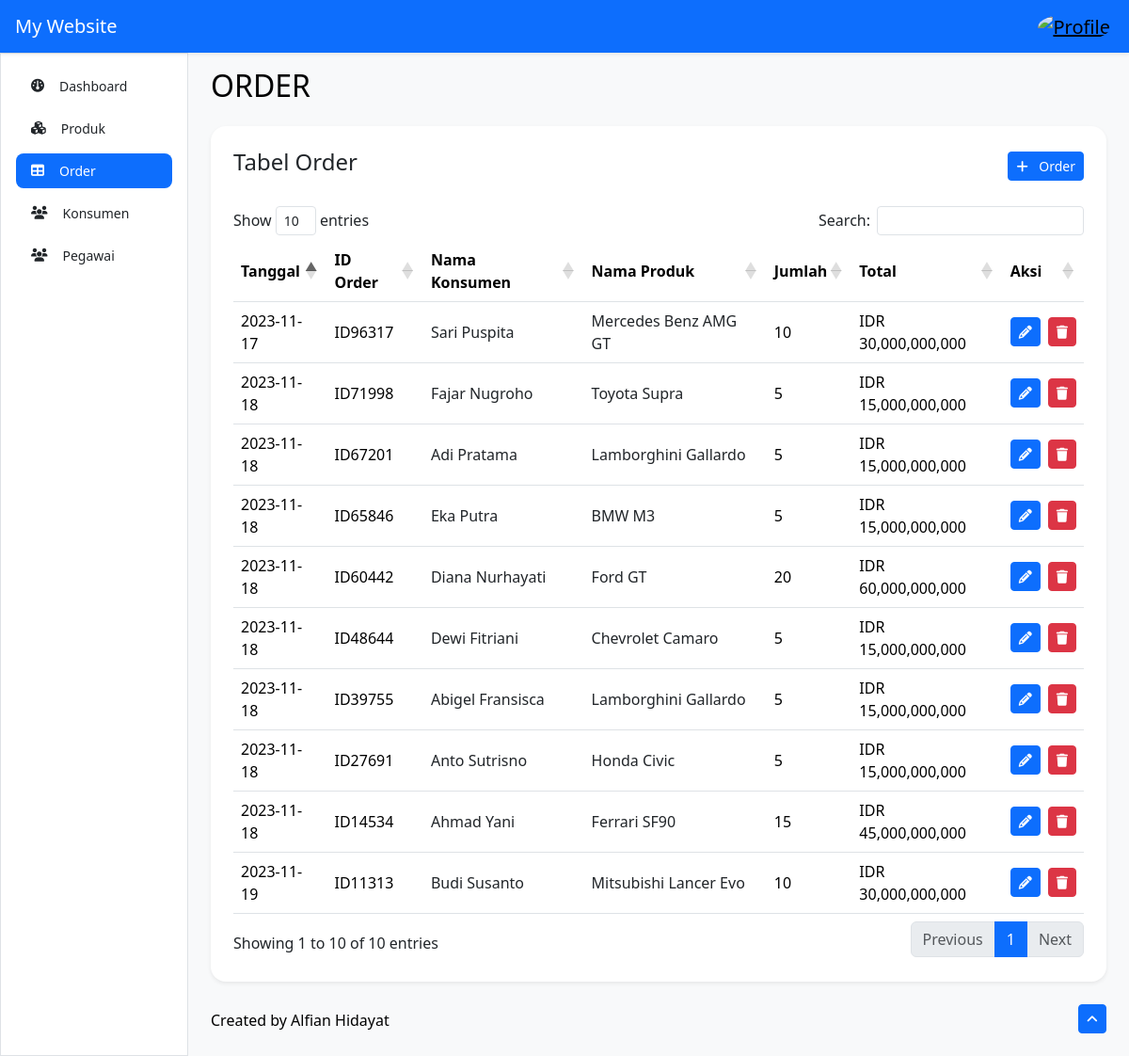
The app's page /order-data.php, older data.
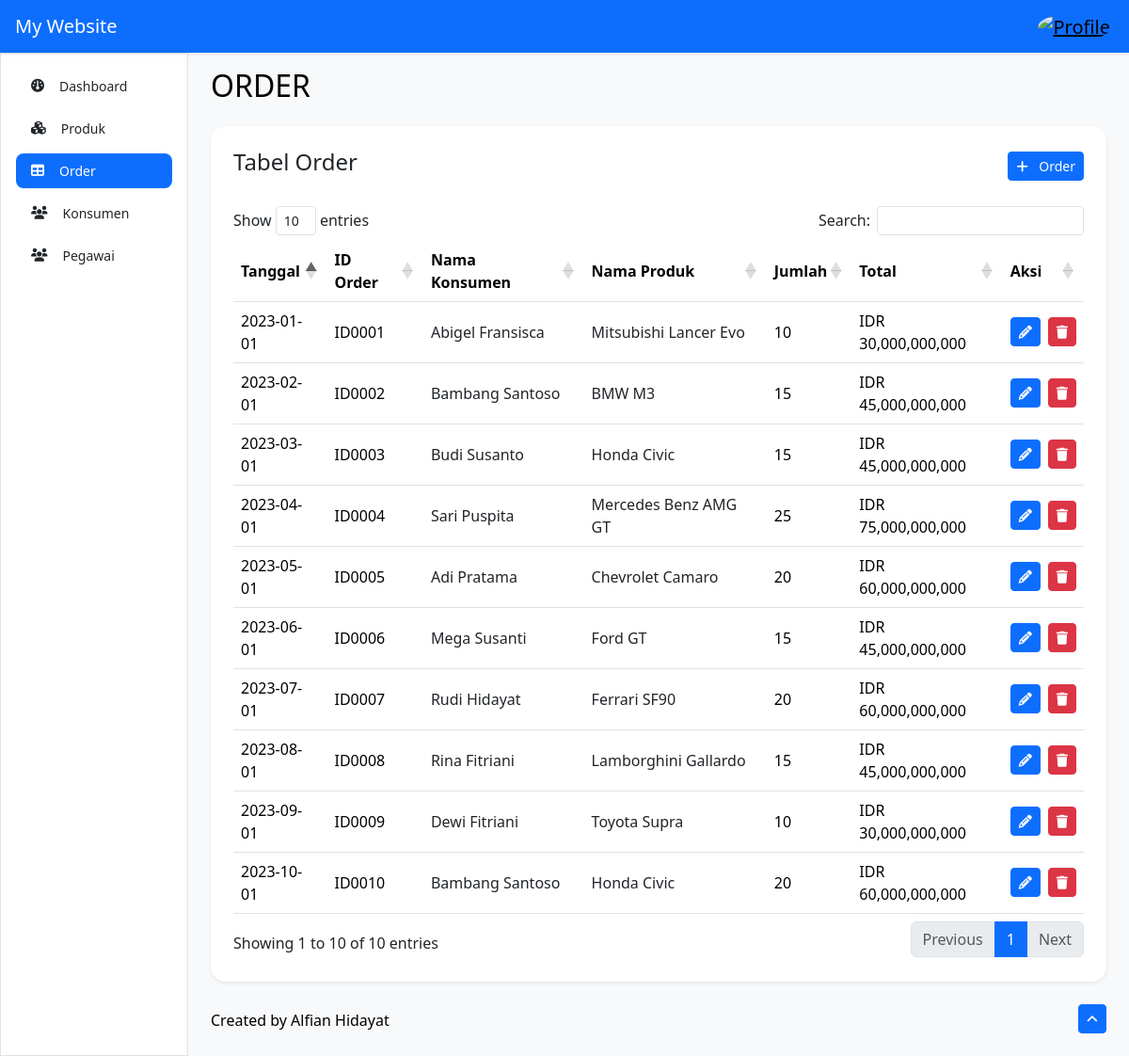
The same page, newer data.
### tables this page shows
CREATE TABLE `tb_order` (
  `id_order` varchar(50) NOT NULL,
  `nik_konsumen` varchar(16) NOT NULL,
  `id_produk` varchar(50) NOT NULL,
  `jumlah_pesanan` int(11) NOT NULL,
  `tanggal_order` date NOT NULL
);

CREATE TABLE `tb_konsumen` (
  `nik` varchar(16) NOT NULL,
  `nama` varchar(35) NOT NULL,
  `tempat_lahir` varchar(50) NOT NULL,
  `tanggal_lahir` date NOT NULL,
  `jenis_kelamin` varchar(1) NOT NULL,
  `telepon` varchar(13) NOT NULL,
  `foto` varchar(50) NOT NULL
);

CREATE TABLE `tb_produk` (
  `id_produk` varchar(50) NOT NULL,
  `nama_produk` varchar(255) NOT NULL,
  `merk` varchar(50) NOT NULL,
  `tipe` varchar(50) NOT NULL,
  `harga` bigint(20) NOT NULL,
  `stok` int(11) NOT NULL,
  `deskripsi` text NOT NULL,
  `foto` varchar(255) NOT NULL
);

### order-data.php (the view, shortened to what this page needs)
<?php
include 'template/_header.php';
?>
<main class="col-md-9 ms-sm-auto col-lg-10 px-md-4">
    <div class="d-flex justify-content-between flex-wrap flex-md-nowrap align-items-center py-3">
        <h2 class="h2">ORDER</h2>
    </div>
    <div class="card rounded-4 border-0 shadow-sm">
        <div class="card-body p-4">
            <div class="row">
                <div class="col">
                    <div class="d-flex justify-content-between align-items-center mb-4">
                        <h4 class="h4">Tabel Order</h4>
                        <a href="order-create.php" class="btn btn-primary btn-sm"><i class="fa-solid fa-plus"></i>
                            <span class="ms-2 d-none d-lg-inline">Order</span>
                        </a>
                    </div>
                    <div class="table-responsive">
                        <table class="table table-hover" id="example">
                            <thead>
                                <tr class="align-middle">
                                    <th scope="col">Tanggal</th>
                                    <th scope="col">ID Order</th>
                                    <th scope="col">Nama Konsumen</th>
                                    <th scope="col">Nama Produk</th>
                                    <th scope="col">Jumlah</th>
                                    <th scope="col">Total</th>
                                    <th scope="col">Aksi</th>
                                </tr>
                            </thead>
                            <tbody>
                                <?php
                                include 'template/_connection.php';
                                $sql = "SELECT * FROM tb_order AS o
                                        LEFT JOIN tb_konsumen AS k ON o.nik_konsumen = k.nik
                                        LEFT JOIN tb_produk AS p ON o.id_produk = p.id_produk
                                        ORDER BY o.tanggal_order DESC";
                                $order = mysqli_query($db, $sql);
                                while ($result = mysqli_fetch_array($order)) {
                                    $total_harga = $result['jumlah_pesanan'] * $result['harga'];
                                ?>
                                    <tr class="align-middle">
                                        <td><?= $result['tanggal_order']; ?></td>
                                        <td><?= $result['id_order']; ?></td>
                                        <td>
                                            <a href="customer-detail.php?nik=<?= $result['nik_konsumen']; ?>" class="link-dark link-offset-2 link-offset-3-hover link-underline link-underline-opacity-0 link-underline-opacity-75-hover"><?= $result['nama']; ?></a>
                                        </td>
                                        <td>
                                            <a href="product-detail.php?id_produk=<?= $result['id_produk']; ?>" class="link-dark link-offset-2 link-offset-3-hover link-underline link-underline-opacity-0 link-underline-opacity-75-hover"><?= $result['nama_produk']; ?></a>
                                        </td>
                                        <td><?= $result['jumlah_pesanan']; ?></td>
                                        <td><?= "IDR " . number_format($total_harga, 0, "", ","); ?></td>
                                        <td>
                                            <div class="d-flex flex-row gap-2">
                                                <a href="order-edit.php?id_order=<?= $result['id_order']; ?>" class="btn btn-primary btn-sm"><i class="fa-solid fa-pencil"></i></a>
                                                <a href="order-delete.php?id_order=<?= $result['id_order']; ?>" class="btn btn-danger btn-sm" onclick="return confirm('Data akan dihapus?')"><i class="fa-solid fa-trash"></i></a>
                                            </div>
                                        </td>
                                    </tr>
                                <?php
                                }; ?>
                            </tbody>
                        </table>
                    </div>
                </div>
            </div>
        </div>
    </div>
    <footer class="py-4">
        <div class="d-flex flex-wrap justify-content-between align-items-center">
            <span class="fw-medium mt-1">Created by Alfian Hidayat</span>
            <a href="#" class="btn btn-sm btn-primary"><i class="fa-solid fa-angle-up"></i></a>
        </div>
    </footer>
</main>
<?php include 'template/_footer.php'; ?>

Row changes from the older to the newer data that the page shows:
removed tb_order: tanggal_order "2023-11-19", id_order "ID11313", nik_konsumen.nama "Budi Susanto", id_produk.nama_produk "Mitsubishi Lancer Evo", jumlah_pesanan "10", jumlah_pesanan.harga "30,000,000,000"
removed tb_order: tanggal_order "2023-11-18", id_order "ID71998", nik_konsumen.nama "Fajar Nugroho", id_produk.nama_produk "Toyota Supra", jumlah_pesanan "5", jumlah_pesanan.harga "15,000,000,000"
removed tb_order: tanggal_order "2023-11-18", id_order "ID67201", nik_konsumen.nama "Adi Pratama", id_produk.nama_produk "Lamborghini Gallardo", jumlah_pesanan "5", jumlah_pesanan.harga "15,000,000,000"
removed tb_order: tanggal_order "2023-11-18", id_order "ID65846", nik_konsumen.nama "Eka Putra", id_produk.nama_produk "BMW M3", jumlah_pesanan "5", jumlah_pesanan.harga "15,000,000,000"
removed tb_order: tanggal_order "2023-11-18", id_order "ID60442", nik_konsumen.nama "Diana Nurhayati", id_produk.nama_produk "Ford GT", jumlah_pesanan "20", jumlah_pesanan.harga "60,000,000,000"
removed tb_order: tanggal_order "2023-11-18", id_order "ID48644", nik_konsumen.nama "Dewi Fitriani", id_produk.nama_produk "Chevrolet Camaro", jumlah_pesanan "5", jumlah_pesanan.harga "15,000,000,000"
removed tb_order: tanggal_order "2023-11-18", id_order "ID39755", nik_konsumen.nama "Abigel Fransisca", id_produk.nama_produk "Lamborghini Gallardo", jumlah_pesanan "5", jumlah_pesanan.harga "15,000,000,000"
removed tb_order: tanggal_order "2023-11-18", id_order "ID27691", nik_konsumen.nama "Anto Sutrisno", id_produk.nama_produk "Honda Civic", jumlah_pesanan "5", jumlah_pesanan.harga "15,000,000,000"
removed tb_order: tanggal_order "2023-11-18", id_order "ID14534", nik_konsumen.nama "Ahmad Yani", id_produk.nama_produk "Ferrari SF90", jumlah_pesanan "15", jumlah_pesanan.harga "45,000,000,000"
removed tb_order: tanggal_order "2023-11-17", id_order "ID96317", nik_konsumen.nama "Sari Puspita", id_produk.nama_produk "Mercedes Benz AMG GT", jumlah_pesanan "10", jumlah_pesanan.harga "30,000,000,000"
added tb_order: tanggal_order "2023-10-01", id_order "ID0010", nik_konsumen.nama "Bambang Santoso", id_produk.nama_produk "Honda Civic", jumlah_pesanan "20", jumlah_pesanan.harga "60,000,000,000"
added tb_order: tanggal_order "2023-09-01", id_order "ID0009", nik_konsumen.nama "Dewi Fitriani", id_produk.nama_produk "Toyota Supra", jumlah_pesanan "10", jumlah_pesanan.harga "30,000,000,000"
added tb_order: tanggal_order "2023-08-01", id_order "ID0008", nik_konsumen.nama "Rina Fitriani", id_produk.nama_produk "Lamborghini Gallardo", jumlah_pesanan "15", jumlah_pesanan.harga "45,000,000,000"
added tb_order: tanggal_order "2023-07-01", id_order "ID0007", nik_konsumen.nama "Rudi Hidayat", id_produk.nama_produk "Ferrari SF90", jumlah_pesanan "20", jumlah_pesanan.harga "60,000,000,000"
added tb_order: tanggal_order "2023-06-01", id_order "ID0006", nik_konsumen.nama "Mega Susanti", id_produk.nama_produk "Ford GT", jumlah_pesanan "15", jumlah_pesanan.harga "45,000,000,000"
added tb_order: tanggal_order "2023-05-01", id_order "ID0005", nik_konsumen.nama "Adi Pratama", id_produk.nama_produk "Chevrolet Camaro", jumlah_pesanan "20", jumlah_pesanan.harga "60,000,000,000"
added tb_order: tanggal_order "2023-04-01", id_order "ID0004", nik_konsumen.nama "Sari Puspita", id_produk.nama_produk "Mercedes Benz AMG GT", jumlah_pesanan "25", jumlah_pesanan.harga "75,000,000,000"
added tb_order: tanggal_order "2023-03-01", id_order "ID0003", nik_konsumen.nama "Budi Susanto", id_produk.nama_produk "Honda Civic", jumlah_pesanan "15", jumlah_pesanan.harga "45,000,000,000"
added tb_order: tanggal_order "2023-02-01", id_order "ID0002", nik_konsumen.nama "Bambang Santoso", id_produk.nama_produk "BMW M3", jumlah_pesanan "15", jumlah_pesanan.harga "45,000,000,000"
added tb_order: tanggal_order "2023-01-01", id_order "ID0001", nik_konsumen.nama "Abigel Fransisca", id_produk.nama_produk "Mitsubishi Lancer Evo", jumlah_pesanan "10", jumlah_pesanan.harga "30,000,000,000"
